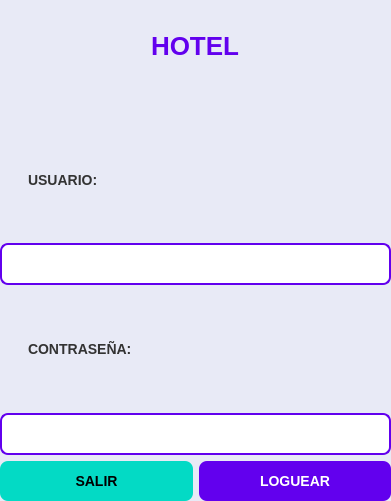
<?xml version="1.0" encoding="UTF-8"?>
<ui version="4.0">
 <class>Form</class>
 <widget class="QWidget" name="Form">
  <property name="geometry">
   <rect>
    <x>0</x>
    <y>0</y>
    <width>391</width>
    <height>501</height>
   </rect>
  </property>
  <property name="minimumSize">
   <size>
    <width>391</width>
    <height>501</height>
   </size>
  </property>
  <property name="maximumSize">
   <size>
    <width>391</width>
    <height>501</height>
   </size>
  </property>
  <property name="windowTitle">
   <string>Form</string>
  </property>
  <property name="styleSheet">
   <string notr="true">/* Estilos generales del formulario */
QWidget {
    background-color: #E8EAF6;
    border-radius: 12px;
    padding: 24px;
}

/* Estilos para etiquetas (QLabel) */
QLabel {
    font-size: 14px;
    font-weight: 600;
    color: #333333; 
}

/* Estilos para campos de entrada (QLineEdit) */
QLineEdit {
    border: 2px solid #6200EE; /* Borde del color primario de Android */
    border-radius: 8px;
    padding: 10px 14px;
    background-color: #FFFFFF;
    font-size: 14px;
    color: #333333;
    transition: border-color 0.3s ease-in-out, box-shadow 0.3s ease-in-out;
}

QLineEdit:focus {
    border-color: #03DAC5; /* Cambio al color secundario */
    box-shadow: 0 0 6px rgba(3, 218, 197, 0.5);
}

/* Estilos para botones (QPushButton) */
QPushButton {
    background-color: #6200EE; /* Color primario de Android */
    color: #FFFFFF;
    border: none;
    border-radius: 8px;
    padding: 12px 20px;
    font-size: 14px;
    font-weight: bold;
    transition: background-color 0.3s ease-in-out, box-shadow 0.2s ease-in-out;
    box-shadow: 2px 2px 4px rgba(0, 0, 0, 0.2);
}

QPushButton:hover {
    background-color: #3700B3; /* Versión más oscura del primario */
    box-shadow: 4px 4px 6px rgba(0, 0, 0, 0.2);
}

QPushButton:pressed {
    background-color: #3100A0;
    box-shadow: inset 2px 2px 5px rgba(0, 0, 0, 0.3);
}</string>
  </property>
  <widget class="QWidget" name="widget" native="true">
   <property name="geometry">
    <rect>
     <x>0</x>
     <y>0</y>
     <width>391</width>
     <height>501</height>
    </rect>
   </property>
   <property name="minimumSize">
    <size>
     <width>391</width>
     <height>501</height>
    </size>
   </property>
   <property name="maximumSize">
    <size>
     <width>391</width>
     <height>501</height>
    </size>
   </property>
   <layout class="QGridLayout" name="gridLayout">
    <item row="0" column="0">
     <spacer name="horizontalSpacer">
      <property name="orientation">
       <enum>Qt::Orientation::Horizontal</enum>
      </property>
      <property name="sizeHint" stdset="0">
       <size>
        <width>97</width>
        <height>20</height>
       </size>
      </property>
     </spacer>
    </item>
    <item row="0" column="1" colspan="2">
     <widget class="QLabel" name="label">
      <property name="styleSheet">
       <string notr="true">QLabel{
    font-size: 26px;
    font-weight: bold;
    color: #6200EE;
    text-align: center;
    margin-bottom: 25px;
}</string>
      </property>
      <property name="text">
       <string>HOTEL</string>
      </property>
     </widget>
    </item>
    <item row="0" column="3">
     <spacer name="horizontalSpacer_2">
      <property name="orientation">
       <enum>Qt::Orientation::Horizontal</enum>
      </property>
      <property name="sizeHint" stdset="0">
       <size>
        <width>97</width>
        <height>20</height>
       </size>
      </property>
     </spacer>
    </item>
    <item row="1" column="0" colspan="2">
     <widget class="QLabel" name="label_2">
      <property name="text">
       <string>USUARIO:</string>
      </property>
     </widget>
    </item>
    <item row="2" column="0" colspan="4">
     <widget class="QLineEdit" name="lineEdit"/>
    </item>
    <item row="3" column="0" colspan="2">
     <widget class="QLabel" name="label_3">
      <property name="text">
       <string>CONTRASEÑA:</string>
      </property>
     </widget>
    </item>
    <item row="4" column="0" colspan="4">
     <widget class="QLineEdit" name="lineEdit_2"/>
    </item>
    <item row="5" column="0" colspan="2">
     <widget class="QPushButton" name="pushButton">
      <property name="styleSheet">
       <string notr="true">QPushButton {
    background-color: #03DAC5; /* Color secundario de Android */
    color: #000000; /* Texto oscuro para contraste */
}

QPushButton:hover {
    background-color: #018786; /* Versión más oscura del secundario */
}</string>
      </property>
      <property name="text">
       <string>SALIR</string>
      </property>
     </widget>
    </item>
    <item row="5" column="2" colspan="2">
     <widget class="QPushButton" name="pushButton_2">
      <property name="text">
       <string>LOGUEAR</string>
      </property>
     </widget>
    </item>
   </layout>
  </widget>
 </widget>
 <resources/>
 <connections/>
</ui>
